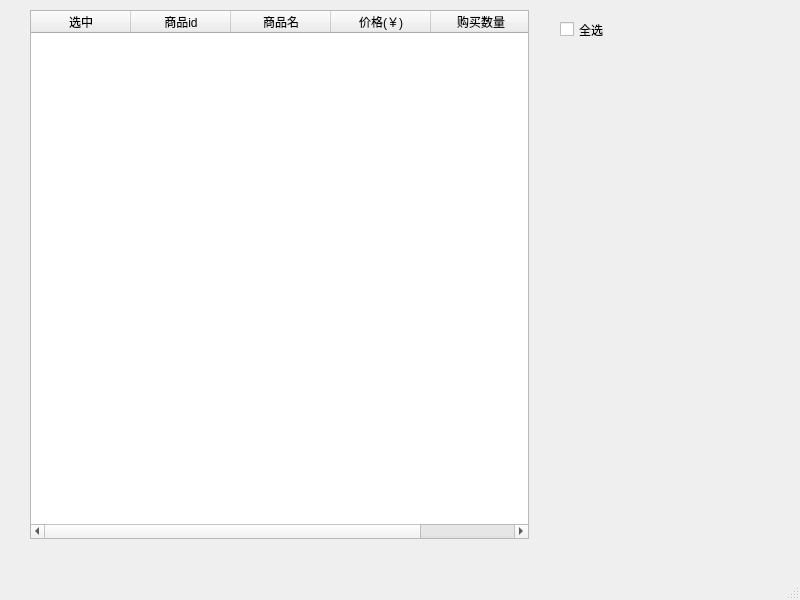
<?xml version="1.0" encoding="UTF-8"?>
<ui version="4.0">
 <class>MainWindow</class>
 <widget class="QMainWindow" name="MainWindow">
  <property name="geometry">
   <rect>
    <x>0</x>
    <y>0</y>
    <width>800</width>
    <height>600</height>
   </rect>
  </property>
  <property name="windowTitle">
   <string>MainWindow</string>
  </property>
  <widget class="QWidget" name="centralwidget">
   <widget class="QCheckBox" name="checkAll">
    <property name="geometry">
     <rect>
      <x>560</x>
      <y>20</y>
      <width>61</width>
      <height>19</height>
     </rect>
    </property>
    <property name="text">
     <string>全选</string>
    </property>
   </widget>
   <widget class="QTableWidget" name="table">
    <property name="geometry">
     <rect>
      <x>30</x>
      <y>10</y>
      <width>499</width>
      <height>529</height>
     </rect>
    </property>
    <column>
     <property name="text">
      <string>选中</string>
     </property>
    </column>
    <column>
     <property name="text">
      <string>商品id</string>
     </property>
    </column>
    <column>
     <property name="text">
      <string>商品名</string>
     </property>
    </column>
    <column>
     <property name="text">
      <string>价格(￥)</string>
     </property>
    </column>
    <column>
     <property name="text">
      <string>购买数量</string>
     </property>
    </column>
   </widget>
  </widget>
  <widget class="QMenuBar" name="menubar">
   <property name="geometry">
    <rect>
     <x>0</x>
     <y>0</y>
     <width>800</width>
     <height>26</height>
    </rect>
   </property>
  </widget>
  <widget class="QStatusBar" name="statusbar"/>
 </widget>
 <resources/>
 <connections/>
</ui>
